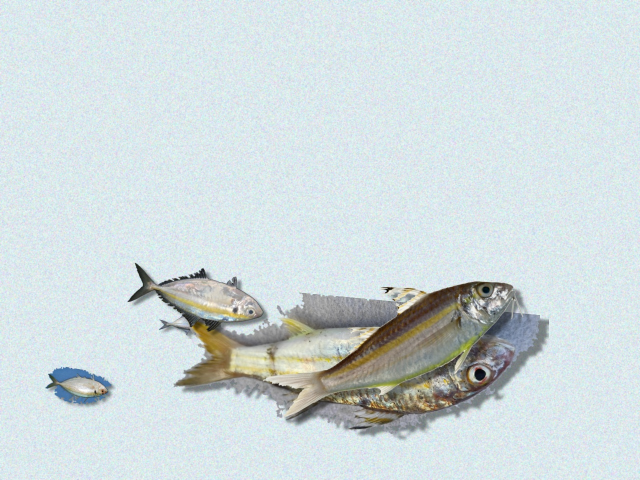
#> input picture dataset_pipeline/data/synthetic_multispecies/images/train/synth_train_0001_ice.jpg, 1280 x 960 px, given as the content of the folder line/public_reference_images/class_0_rastrelliger_brachysoma, which was not available (shown at 1/2 size)
$ python extract_sprites.py
#> lines starting #> are read from the running program, lines starting #| are printed output that depends on the picture; after the words box and inside, x2 and y2 are one past the last pixel; in counts of white or black regions, pixels touching at a corner belong together
import os
import cv2
import numpy as np
from pathlib import Path
from PIL import Image

WORKSPACE = Path(r"c:\TUGAS-TUGAS KULIAH\SEMESTER 5\ASIK VOL VI")
REF_BASE = WORKSPACE / "dataset_pipeline" / "public_reference_images"
SPRITES_DIR = WORKSPACE / "dataset_pipeline" / "data" / "sprites"

CLASSES = {
    0: ("class_0_rastrelliger_brachysoma", "brachysoma"),
    1: ("class_1_selaroides_leptolepis", "leptolepis"),
    2: ("class_2_upeneus_sulphureus", "sulphureus")
}

def extract_sprite_from_image(img_path):
    img = cv2.imread(str(img_path))
#> img is the input picture: shape (960, 1280, 3); mean B, G, R 220.4, 218.6, 207.8
    if img is None:
        return None
    h, w, _ = img.shape
#> h = 960; w = 1280

    # Analyze background color from 4 corners
    corners = np.vstack([
        img[0:min(20, h), 0:min(20, w)].reshape(-1, 3),
        img[0:min(20, h), max(0, w-20):w].reshape(-1, 3),
        img[max(0, h-20):h, 0:min(20, w)].reshape(-1, 3),
        img[max(0, h-20):h, max(0, w-20):w].reshape(-1, 3)
    ])
#> corners = 1600 rows, first 8: [232, 221, 229], [230, 226, 225], [229, 238, 218], [227, 239, 211], [231, 230, 202], [241, 237, 213], [245, 239, 226], [231, 229, 218]
    bg_color = np.median(corners, axis=0) # BGR
#> bg_color = [236, 233, 218]

    # Distance in color space from background
    diff = np.linalg.norm(img.astype(np.float32) - bg_color.astype(np.float32), axis=2)
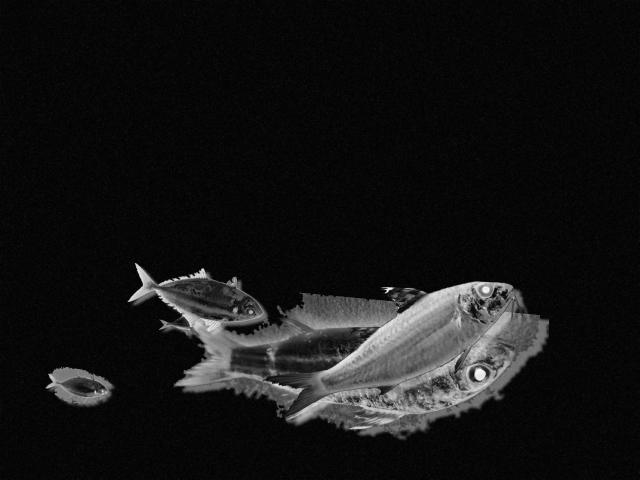
#> diff: shape (960, 1280) float32 (shown at 1/2 size); min 0, max 395.2, mean 32.7; drawn with min black and max white

    # Adaptive threshold depending on background brightness
    bg_lum = 0.114 * bg_color[0] + 0.587 * bg_color[1] + 0.299 * bg_color[2]
#> bg_lum = 228.9
    if bg_lum < 50:
        # Dark/black background
        gray = cv2.cvtColor(img, cv2.COLOR_BGR2GRAY)
        mask = (gray > 30) | (diff > 35)
    elif bg_lum > 200:
        # Light/white background
        gray = cv2.cvtColor(img, cv2.COLOR_BGR2GRAY)
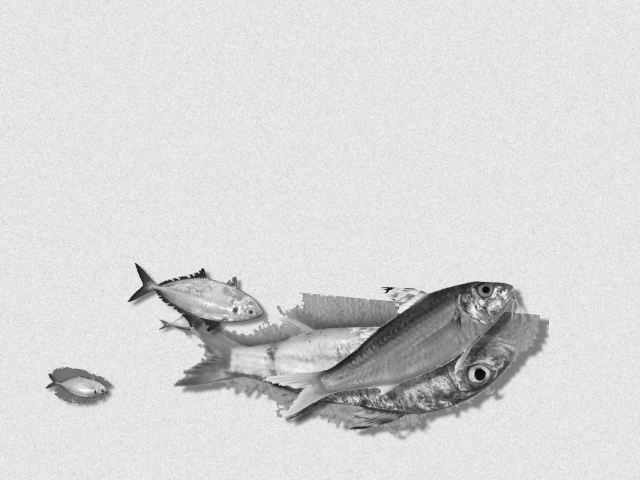
#> gray: shape (960, 1280) (shown at 1/2 size); min 1, max 255, mean 215.6
        mask = (gray < 225) | (diff > 30)
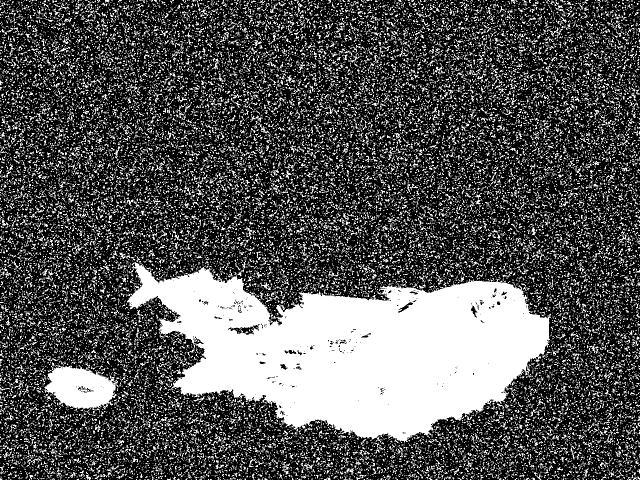
#> mask: shape (960, 1280) bool (shown at 1/2 size); 32.9% white; 26835 white regions (24155 under 20 px), largest, box (x1, y1, x2, y2) and area: (251, 524, 1102, 886) 178318, (87, 730, 237, 830) 8895, (1237, 461, 1262, 489) 165
    else:
        # Colored/gray background
        mask = diff > 35

    mask = mask.astype(np.uint8) * 255

    # Clean up mask with morphology
    kernel = cv2.getStructuringElement(cv2.MORPH_ELLIPSE, (7, 7))
    mask = cv2.morphologyEx(mask, cv2.MORPH_CLOSE, kernel, iterations=2)
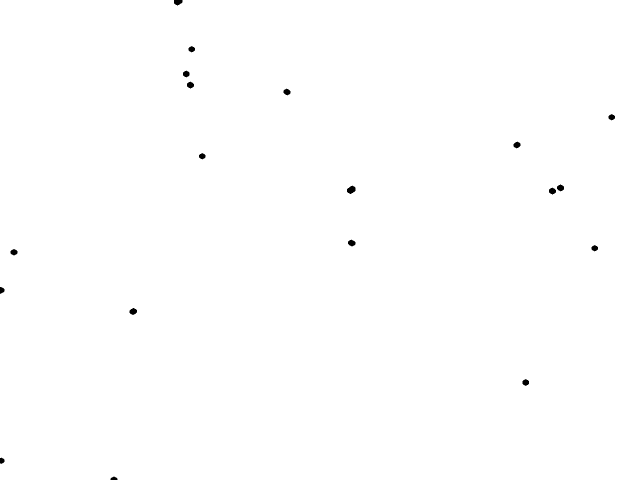
#> mask: shape (960, 1280) (shown at 1/2 size); 99.8% white; 19 black regions, largest, box (x1, y1, x2, y2) and area: (694, 371, 711, 388) 199, (259, 616, 274, 630) 148, (348, 0, 365, 11) 146
    mask = cv2.morphologyEx(mask, cv2.MORPH_OPEN, kernel, iterations=1)
#> mask: shape (960, 1280); 99.8% white; 18 black regions

    # Find largest contour (the fish)
    contours, _ = cv2.findContours(mask, cv2.RETR_EXTERNAL, cv2.CHAIN_APPROX_SIMPLE)
#> contours = 1 contour; box (x1, y1, x2, y2) and area: (0, 0, 1280, 960) 1226148
    if not contours:
        return None

    largest_c = max(contours, key=cv2.contourArea)
#> largest_c = contour of 65 points, box (x1, y1, x2, y2) (0, 0, 1280, 960), area 1226148
    area = cv2.contourArea(largest_c)
#> area = 1226148.5
    if area < (w * h * 0.05):
        # Too small to be the main fish
        return None

    clean_mask = np.zeros((h, w), dtype=np.uint8)
    cv2.drawContours(clean_mask, [largest_c], -1, 255, -1)
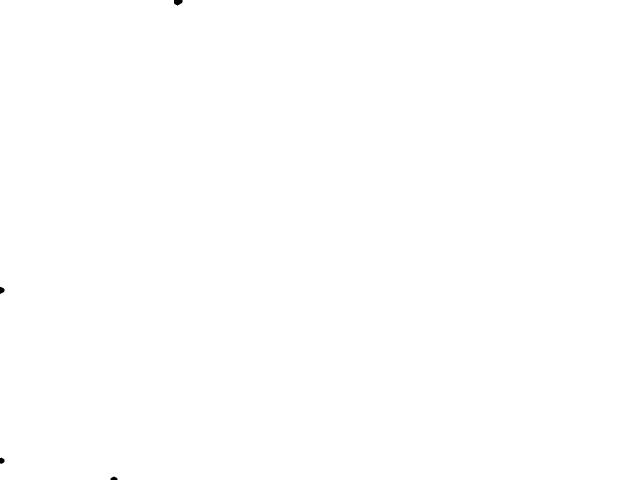
#> clean_mask: shape (960, 1280) (shown at 1/2 size); 100% white; 4 black regions, box (x1, y1, x2, y2) and area: (348, 0, 365, 11) 146, (0, 574, 9, 588) 92, (0, 915, 9, 928) 87, (221, 953, 235, 960) 72

    # Smooth alpha edges slightly
    clean_mask = cv2.GaussianBlur(clean_mask, (5, 5), 0)

    # Crop to bounding rect of the contour
    bx, by, bw, bh = cv2.boundingRect(largest_c)
#> bx = 0; by = 0; bw = 1280; bh = 960

    # Pad by 5 pixels
    x1 = max(0, bx - 5)
#> x1 = 0
    y1 = max(0, by - 5)
#> y1 = 0
    x2 = min(w, bx + bw + 5)
#> x2 = 1280
    y2 = min(h, by + bh + 5)
#> y2 = 960

    cropped_bgr = img[y1:y2, x1:x2]
    cropped_alpha = clean_mask[y1:y2, x1:x2]

    # Build RGBA
    rgba = cv2.cvtColor(cropped_bgr, cv2.COLOR_BGR2BGRA)
    rgba[:, :, 3] = cropped_alpha
#> rgba: shape (960, 1280, 4); mean B, G, R, A 220.4, 218.6, 207.8, 254.9

    return rgba

def main():
    SPRITES_DIR.mkdir(parents=True, exist_ok=True)
    summary = {}

    for cls_id, (subfolder, s_name) in CLASSES.items():
        src_dir = REF_BASE / subfolder
        dst_dir = SPRITES_DIR / f"class_{cls_id}_{s_name}"
        dst_dir.mkdir(parents=True, exist_ok=True)

        extracted_count = 0
        img_files = sorted(src_dir.glob("*.jpg")) + sorted(src_dir.glob("*.png"))
        print(f"\nProcessing Class {cls_id} ({s_name}): {len(img_files)} source images")

        for f in img_files:
            sprite = extract_sprite_from_image(f)
            if sprite is not None:
                out_name = f"{f.stem}_sprite.png"
                out_path = dst_dir / out_name
                cv2.imwrite(str(out_path), sprite)
                sh, sw, _ = sprite.shape
#> sh = 960; sw = 1280
                print(f"  [OK] Extracted sprite: {out_name} ({sw}x{sh})")
#|   [OK] Extracted sprite: synth_train_0001_ice_sprite.png (1280x960)
                extracted_count += 1
            else:
                print(f"  [WARN] Failed to extract sprite from {f.name}")

        summary[cls_id] = extracted_count

    print("\n--- Sprite Extraction Summary ---")
    for cls_id, (subfolder, s_name) in CLASSES.items():
        print(f"Class {cls_id} ({s_name}): {summary[cls_id]} sprites saved in {SPRITES_DIR / f'class_{cls_id}_{s_name}'}")

if __name__ == "__main__":
    main()
